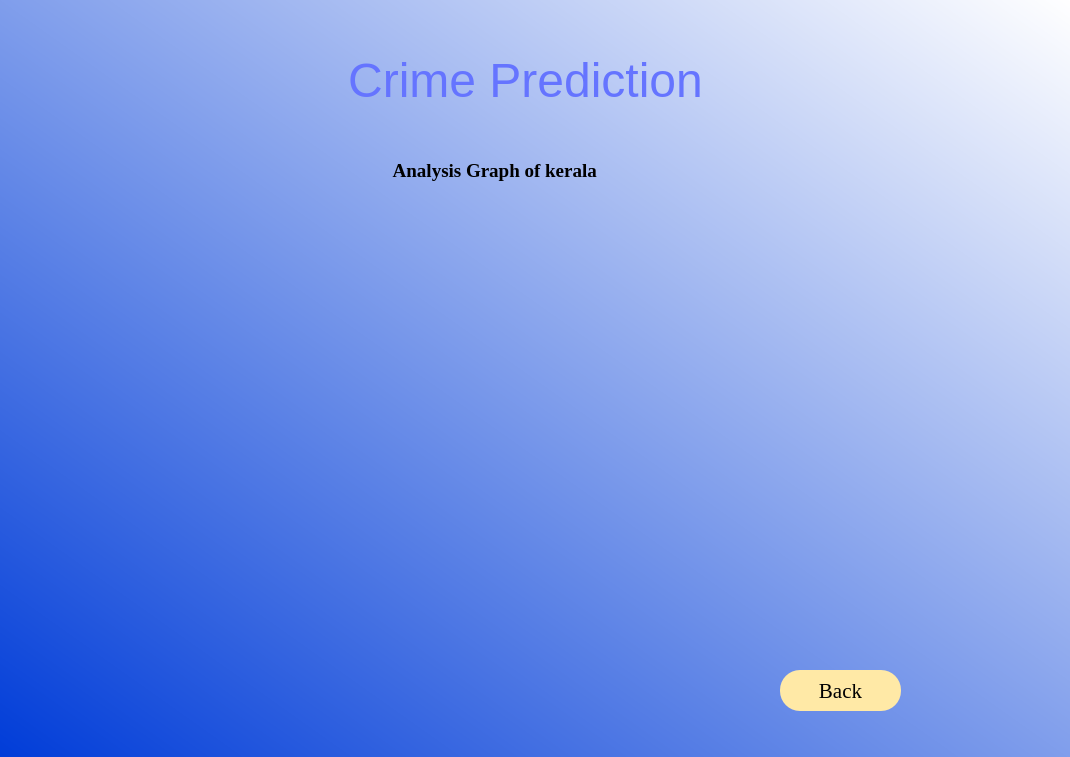
<?xml version="1.0" encoding="UTF-8"?>
<ui version="4.0">
 <class>Dialog</class>
 <widget class="QDialog" name="Dialog">
  <property name="geometry">
   <rect>
    <x>0</x>
    <y>0</y>
    <width>1070</width>
    <height>757</height>
   </rect>
  </property>
  <property name="windowTitle">
   <string>Dialog</string>
  </property>
  <widget class="QWidget" name="bgwidget" native="true">
   <property name="geometry">
    <rect>
     <x>0</x>
     <y>0</y>
     <width>1071</width>
     <height>761</height>
    </rect>
   </property>
   <property name="styleSheet">
    <string notr="true">QWidget#bgwidget{
background-color:qlineargradient(spread:pad, x1:0, y1:1, x2:1, y2:0, stop:0 rgba(0, 60, 216, 255), stop:1 rgba(255, 255, 255, 255));}
</string>
   </property>
   <widget class="QLabel" name="text1">
    <property name="geometry">
     <rect>
      <x>220</x>
      <y>40</y>
      <width>611</width>
      <height>81</height>
     </rect>
    </property>
    <property name="styleSheet">
     <string notr="true">font: 87 38pt &quot;Arial Black&quot;;
 color:rgb(101, 116, 255);</string>
    </property>
    <property name="text">
     <string>&lt;html&gt;&lt;head/&gt;&lt;body&gt;&lt;p align=&quot;center&quot;&gt;&lt;span style=&quot; font-size:36pt;&quot;&gt;Crime Prediction&lt;/span&gt;&lt;/p&gt;&lt;/body&gt;&lt;/html&gt;</string>
    </property>
   </widget>
   <widget class="QLabel" name="GraphtText">
    <property name="geometry">
     <rect>
      <x>370</x>
      <y>150</y>
      <width>261</width>
      <height>41</height>
     </rect>
    </property>
    <property name="font">
     <font>
      <family>Times New Roman</family>
      <pointsize>14</pointsize>
      <weight>75</weight>
      <bold>true</bold>
     </font>
    </property>
    <property name="autoFillBackground">
     <bool>false</bool>
    </property>
    <property name="text">
     <string>     Analysis Graph of kerala</string>
    </property>
   </widget>
   <widget class="QLabel" name="image">
    <property name="geometry">
     <rect>
      <x>130</x>
      <y>200</y>
      <width>711</width>
      <height>481</height>
     </rect>
    </property>
    <property name="text">
     <string/>
    </property>
    <property name="pixmap">
     <pixmap>plot.png</pixmap>
    </property>
   </widget>
   <widget class="QPushButton" name="GraphBack">
    <property name="geometry">
     <rect>
      <x>780</x>
      <y>670</y>
      <width>121</width>
      <height>41</height>
     </rect>
    </property>
    <property name="font">
     <font>
      <family>Times New Roman</family>
      <pointsize>16</pointsize>
      <weight>9</weight>
      <italic>false</italic>
      <bold>false</bold>
     </font>
    </property>
    <property name="styleSheet">
     <string notr="true">border-radius:20px;
background-color: rgb(255, 233, 166);
;
font: 75 16pt &quot;Times New Roman&quot;;</string>
    </property>
    <property name="text">
     <string>Back</string>
    </property>
   </widget>
  </widget>
 </widget>
 <resources/>
 <connections/>
</ui>
